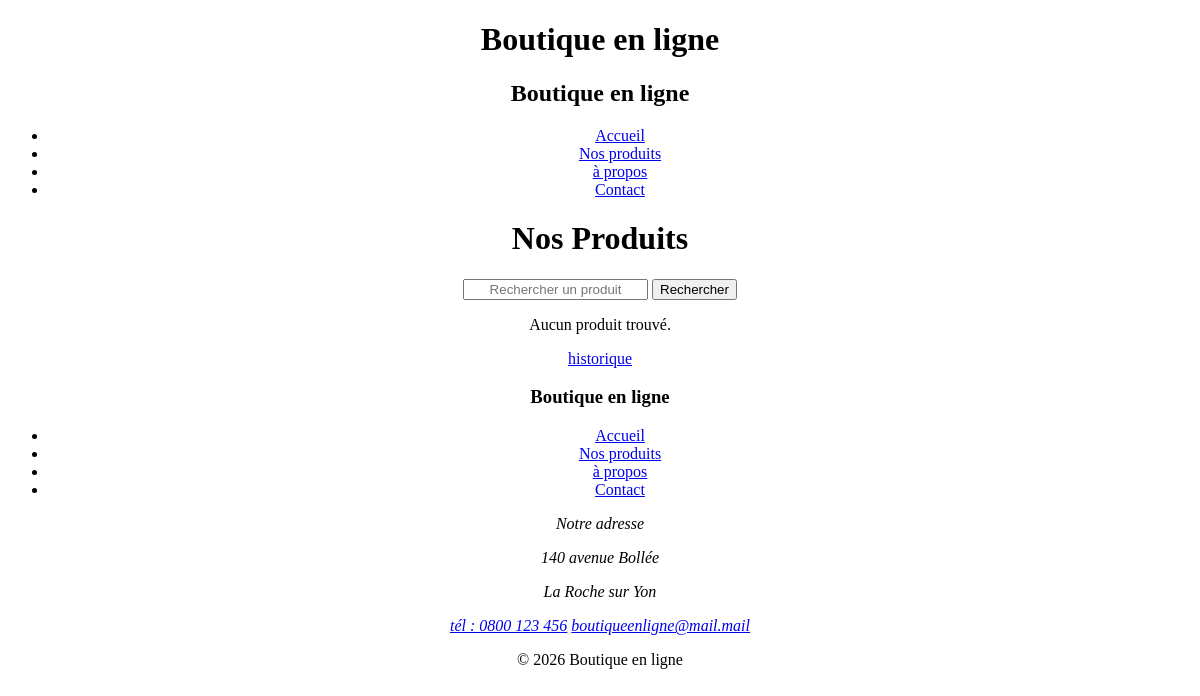
Before: / with the older database file.
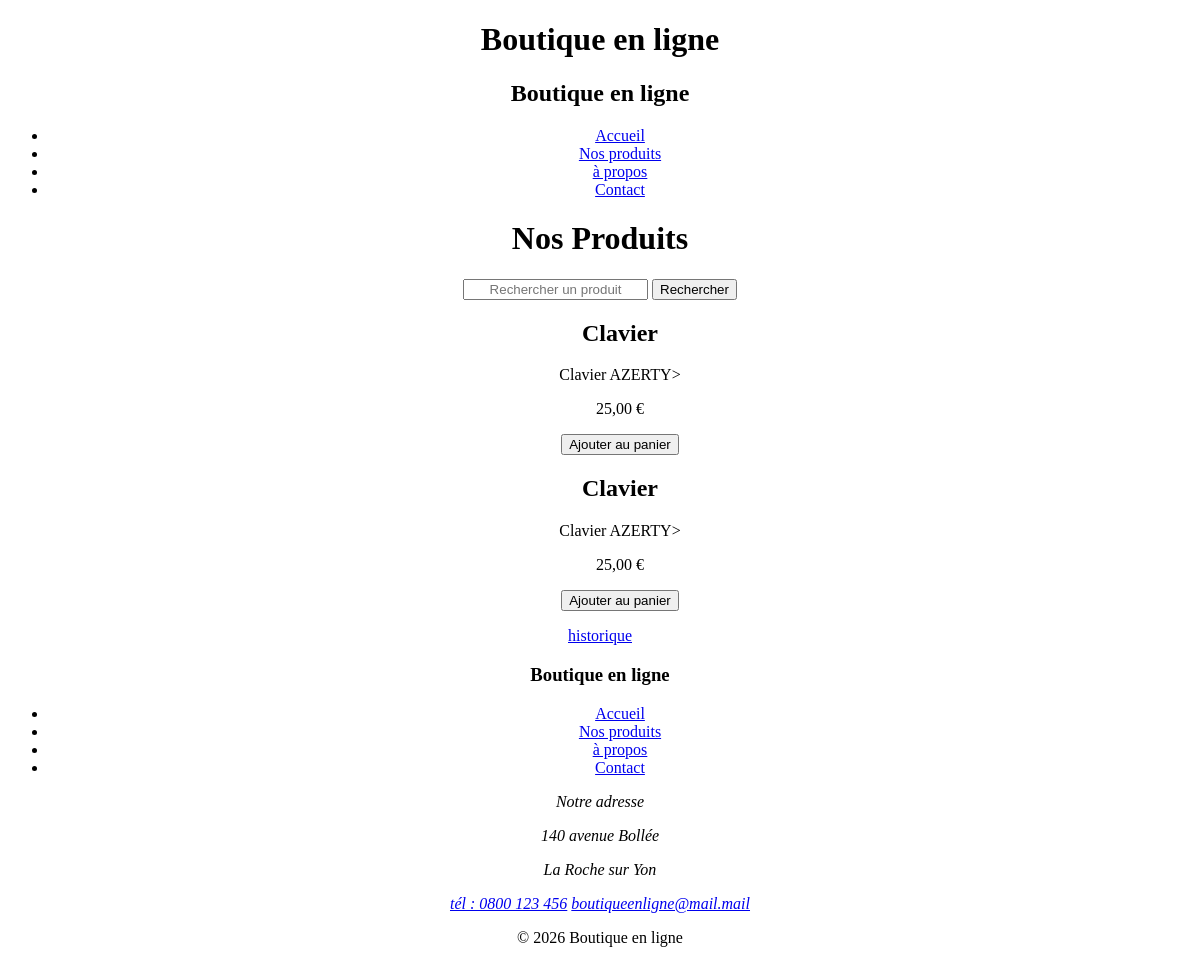
After: the same page with the newer database file.
### tables this page shows
CREATE TABLE `products` (
  `id` int(11) NOT NULL,
  `name` varchar(255) NOT NULL,
  `description` text NOT NULL,
  `price` int(11) NOT NULL,
  `created_at` datetime NOT NULL
);

### controller/ProduitController.php (called while the page is built)
<?php
class ProduitController {
    private ProduitRepository $repository;
    public function __construct(ProduitRepository $repository)
    {
        $this->repository = $repository;
    }
    public function index(): void {
        $products = $this->repository->findAll();
        require "view/accueil.php";
    }
}
?>

### config/Router.php (called while the page is built, shortened)
<?php
class Router
{
    public function route(): void
    {
        $route = $_GET['route'] ?? 'accueil';
        match ($route) {
            'accueil' => (new ProduitController(new ProduitRepository(Database::getConnexion())))->index(),
            'login'          => (new UtilisateurController())->login(),
            'logout'         => (new UtilisateurController())->logout(),
            'panier'         => (new CommandeController())->panier(),
            'ajout-panier'   => (new CommandeController())->ajouter(),
            'valider'        => (new CommandeController())->valider(),
            'historique'     => (new CommandeController())->historique(),
            'plus-panier'   => (new CommandeController())->plusPanier(),
            'moins-panier'  => (new CommandeController())->moinsPanier(),
            'supprimer-panier' => (new CommandeController())->supprimerPanier(),
            'vider-panier' => (new CommandeController())->viderPanier(),
            'admin'          => (new AdminController())->produits(),
            default          => $this->notFound(),
        };
    }
}

### index.php (called while the page is built, shortened)
<?php
require_once __DIR__ . '/config/Router.php';
require_once __DIR__ . '/model/Produit.php';
require_once __DIR__ . '/repository/ProduitRepository.php';
require_once __DIR__ . '/controller/ProduitController.php';
$router = new Router();
$router->route();

### repository/ProduitRepository.php (called while the page is built, shortened)
<?php
require_once __DIR__ . "/../model/Produit.php";
class ProduitRepository
{
    private PDO $pdo;
    public function __construct(PDO $pdo)
    {
        $this->pdo = $pdo;
    }
    public function findAll(): array
    {
        $stmt = $this->pdo->query("SELECT * FROM products");
        $rows = $stmt->fetchAll(PDO::FETCH_ASSOC);
        $produits = [];
        foreach ($rows as $row) {
            $produits[] = new Produit(
                (int)$row["id"],
                $row["name"],
                $row["description"],
                (float)$row["price"]
            );
        }
        return $produits;
    }
}

### model/Produit.php (called while the page is built, shortened)
<?php
class Produit {
    private string $name;
    private string $description;
    private float $price;
    public function __construct(int $id, string $name, string $description, float $price)
    {
        $this->name = $name;
        $this->description = $description;
        $this->price = $price;
    }
    public function getName(): string {return $this->name;}
    public function getDescription(): string {return $this->description;}
    public function getPrice(): float {return $this->price;}
}
?>

### view/accueil.php (the view, shortened to what this page needs)
<?php
include 'layout/header.php';
?>
<body>
<h1>Nos Produits</h1>
<form method="get">
<input type="text" name="search" placeholder="Rechercher un produit">
<button type="submit">Rechercher</button>
</form>
<div class="produc_list">
    <?php if(!empty($products)): ?>
    <?php foreach ($products as $product): ?>
    <ul class="product">
        <h2><?= htmlspecialchars($product->getName()) ?></h2>
        <p><?= htmlspecialchars($product->getDescription()) ?>></p>
        <p><?= number_format($product->getPrice(), 2, ",", " ") ?> €</p>
        <form method="post" action="index.php?route=ajout-panier">
            <button type="submit">Ajouter au panier</button>
        </form>
    </ul>
    <?php endforeach; ?>
    <?php else: ?>
        <p>Aucun produit trouvé.</p>
    <?php endif; ?>
    <a href="index.php?route=historique">historique</a>
</div>
</body>
<?php require __DIR__ . "/../view/layout/footer.php" ?>

### view/layout/header.php (shortened to what this page needs)
<!DOCTYPE html>
<html lang="en">
<head>
    <link rel="stylesheet" href="public/css/style.css">
</head>
<body>
<header>
<h1>Boutique en ligne</h1>
<nav class="header_menu">
    <h2>Boutique en ligne</h2>
    <ul class="header__menu_list">
        <li><a href="index.php?route=accueil">Accueil</a></li>
        <li><a href="index.php?route=accueil">Nos produits</a></li>
        <li><a href="index.php?route=apropos">à propos</a></li>
        <li><a href="index.php?route=contact">Contact</a></li>
    </ul>
</nav>
</header>

### view/layout/footer.php
<footer>
<div class="footer__menu">
    <h3>Boutique en ligne</h3>
    <ul class="footer_liens">
        <li><a href="index.php?route=accueil">Accueil</a></li>
        <li><a href="index.php?route=accueil">Nos produits</a></li>
        <li><a href="index.php?route=apropos">à propos</a></li>
        <li><a href="index.php?route=contact">Contact</a></li>
    </ul>
</div>
    <address class="footer_adresse">
        <p>Notre adresse</p>
        <p>140 avenue Bollée</p>
        <p>La Roche sur Yon</p>
        <a href="tél:0800123456">tél : 0800 123 456</a>
        <a href="boutiqueenligne@mail.mail">boutiqueenligne@mail.mail</a>
    </address>
<p class="footer_bottom">© 2026 Boutique en ligne</p>
</footer

### public/css/style.css (style rules this page uses)
* { text-align: center; }

Changed rows visible on the page:
added products: name "Clavier", description "Clavier AZERTY", price "25,00"
added products: name "Clavier", description "Clavier AZERTY", price "25,00"
Other visible differences:
text no longer shown: "Aucun produit trouvé."
